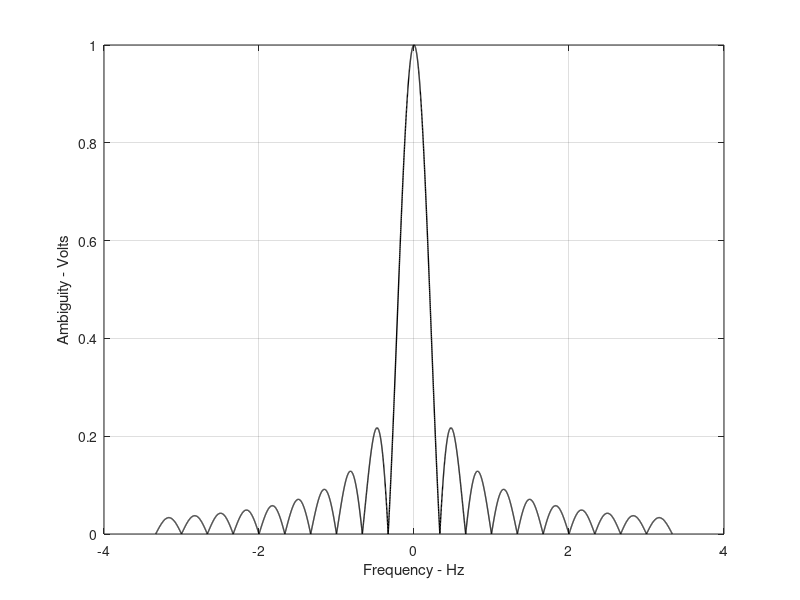

MATLAB code for this plot:
% Use this program to reproduce Fig 5.4 of text
close all
eps = 0.0001;
taup = 3.;
fd = -10./taup:.001:10./taup;
uncer = abs( sinc(taup .* fd));
figure(2)
plot (fd, uncer,'k','linewidth',1);
xlabel ('Frequency - Hz')
ylabel ('Ambiguity - Volts')
grid
